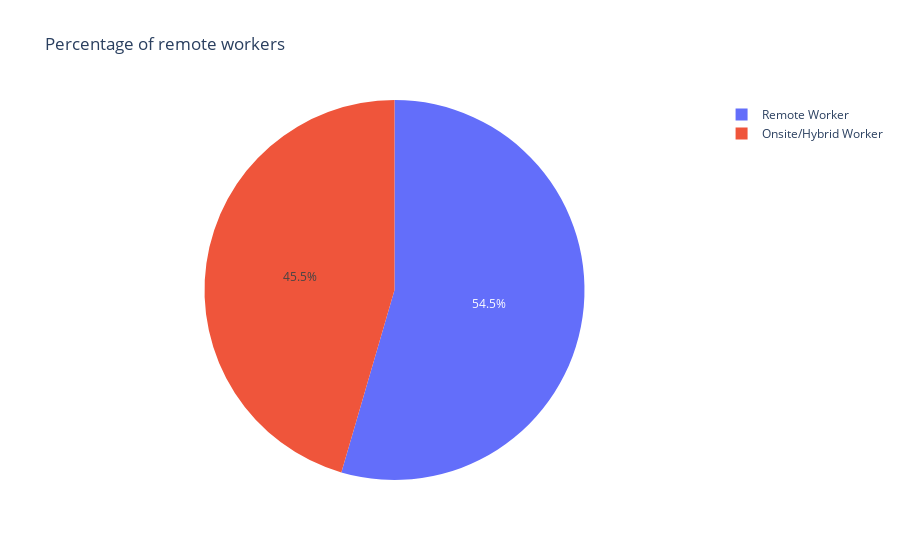

Notebook code for this chart:
### Code cell
sal['same area_and_remote']=sal.apply(lambda x: 'Remote Worker' if (x.employee_residence==x.company_location)&(x.remote_ratio=='Remote') else 'Onsite/Hybrid Worker',axis=1)
sm_ar_rm=sal['same area_and_remote'].value_counts()
fig=px.pie(sal, names=sm_ar_rm.index, values=sm_ar_rm.values, color=sm_ar_rm.index, title="Percentage of remote workers")
fig.show()

### Figure 1 — Plotly figure (JSON) as saved in the notebook; plotly's stock layout.template omitted (floating-point values rounded to 4 significant figures)
{"data": [{"customdata": [["Remote Worker"], ["Onsite/Hybrid Worker"]], "domain": {"x": [0, 1], "y": [0, 1]}, "hovertemplate": "label=%{label}<br>value=%{value}<br>color=%{customdata[0]}<extra></extra>", "labels": ["Remote Worker", "Onsite/Hybrid Worker"], "legendgroup": "", "marker": {"colors": ["#636efa", "#EF553B"]}, "name": "", "showlegend": true, "type": "pie", "values": [308, 257]}], "layout": {"legend": {"tracegroupgap": 0}, "title": {"text": "Percentage of remote workers"}}}
